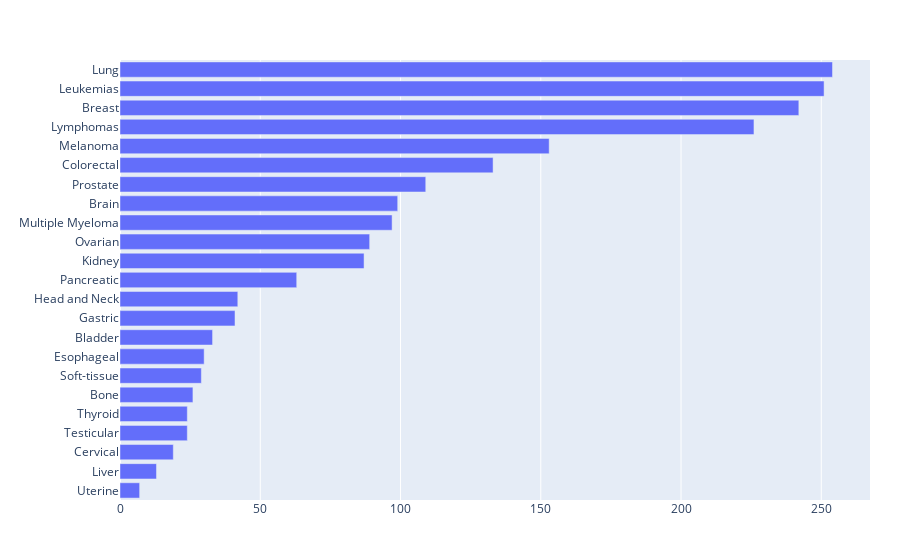

Notebook code for this chart:
### Code cell
import plotly.graph_objs as go

# x is name of the condition, y is the number of trials for that condition
x = trials.iloc[:, -23:].sum().sort_values(ascending=False).index.values
y = trials.iloc[:, -23:].sum().sort_values(ascending=False).values

data = [
    go.Bar(
    x = trials.iloc[:, -23:].sum().sort_values(ascending=True).values,
    y = trials.iloc[:, -23:].sum().sort_values(ascending=True).index.values,
    orientation='h')
]

layout = go.Layout(margin=dict(
    l=120, r=30, b=60, t=60))

fig = go.Figure(data=data, layout=layout)
py.iplot(fig, filename='cancer_counts_hbar')

### Figure 1 — Plotly figure (JSON) as saved in the notebook; plotly's stock layout.template omitted (floating-point values rounded to 4 significant figures)
{"data": [{"orientation": "h", "type": "bar", "x": [7, 13, 19, 24, 24, 26, 29, 30, 33, 41, 42, 63, 87, 89, 97, 99, 109, 133, 153, 226, 242, 251, 254], "y": ["Uterine", "Liver", "Cervical", "Testicular", "Thyroid", "Bone", "Soft-tissue", "Esophageal", "Bladder", "Gastric", "Head and Neck", "Pancreatic", "Kidney", "Ovarian", "Multiple Myeloma", "Brain", "Prostate", "Colorectal", "Melanoma", "Lymphomas", "Breast", "Leukemias", "Lung"]}], "layout": {"margin": {"b": 60, "l": 120, "r": 30, "t": 60}}}
